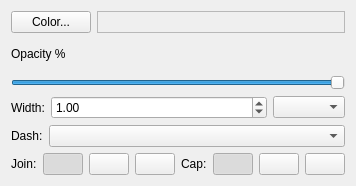
<?xml version="1.0" encoding="UTF-8"?>
<ui version="4.0">
 <class>BasicStrokeWidgetForm</class>
 <widget class="QWidget" name="BasicStrokeWidgetForm">
  <property name="geometry">
   <rect>
    <x>0</x>
    <y>0</y>
    <width>318</width>
    <height>186</height>
   </rect>
  </property>
  <property name="windowTitle">
   <string>Widget</string>
  </property>
  <layout class="QGridLayout" name="gridLayout_13">
   <item row="0" column="0">
    <layout class="QGridLayout" name="gridLayout_12">
     <item row="0" column="0">
      <layout class="QGridLayout" name="gridLayout_10">
       <item row="0" column="0">
        <layout class="QGridLayout" name="gridLayout_9">
         <item row="0" column="0">
          <widget class="QPushButton" name="m_strokeColorPushButton">
           <property name="text">
            <string>Color...</string>
           </property>
          </widget>
         </item>
         <item row="0" column="1">
          <widget class="QLabel" name="m_strokeColorLabel">
           <property name="sizePolicy">
            <sizepolicy hsizetype="Expanding" vsizetype="Preferred">
             <horstretch>0</horstretch>
             <verstretch>0</verstretch>
            </sizepolicy>
           </property>
           <property name="autoFillBackground">
            <bool>true</bool>
           </property>
           <property name="frameShape">
            <enum>QFrame::StyledPanel</enum>
           </property>
           <property name="text">
            <string/>
           </property>
          </widget>
         </item>
        </layout>
       </item>
       <item row="1" column="0">
        <layout class="QGridLayout" name="gridLayout_7">
         <item row="0" column="0">
          <widget class="QLabel" name="m_strokeOpacityLabel">
           <property name="text">
            <string>Opacity %</string>
           </property>
          </widget>
         </item>
         <item row="1" column="0">
          <widget class="QSlider" name="m_strokeOpacitySlider">
           <property name="maximum">
            <number>100</number>
           </property>
           <property name="singleStep">
            <number>10</number>
           </property>
           <property name="pageStep">
            <number>10</number>
           </property>
           <property name="value">
            <number>100</number>
           </property>
           <property name="orientation">
            <enum>Qt::Horizontal</enum>
           </property>
           <property name="tickPosition">
            <enum>QSlider::NoTicks</enum>
           </property>
          </widget>
         </item>
        </layout>
       </item>
       <item row="2" column="0">
        <layout class="QGridLayout" name="gridLayout_6">
         <item row="0" column="0">
          <widget class="QLabel" name="m_strokeWidthLabel">
           <property name="text">
            <string>Width:</string>
           </property>
          </widget>
         </item>
         <item row="0" column="1">
          <widget class="QDoubleSpinBox" name="m_strokeWidthDoubleSpinBox">
           <property name="sizePolicy">
            <sizepolicy hsizetype="Expanding" vsizetype="Fixed">
             <horstretch>0</horstretch>
             <verstretch>0</verstretch>
            </sizepolicy>
           </property>
           <property name="value">
            <double>1.000000000000000</double>
           </property>
          </widget>
         </item>
         <item row="0" column="2">
          <widget class="QComboBox" name="m_strokeUomComboBox"/>
         </item>
        </layout>
       </item>
       <item row="3" column="0">
        <layout class="QGridLayout" name="gridLayout_5">
         <item row="0" column="0">
          <widget class="QLabel" name="m_strokeDashLabel">
           <property name="text">
            <string>Dash:</string>
           </property>
          </widget>
         </item>
         <item row="0" column="1">
          <widget class="QComboBox" name="m_strokeDashComboBox">
           <property name="sizePolicy">
            <sizepolicy hsizetype="Expanding" vsizetype="Fixed">
             <horstretch>0</horstretch>
             <verstretch>0</verstretch>
            </sizepolicy>
           </property>
          </widget>
         </item>
        </layout>
       </item>
      </layout>
     </item>
     <item row="1" column="0">
      <layout class="QGridLayout" name="gridLayout_11">
       <item row="0" column="0">
        <layout class="QGridLayout" name="gridLayout_8">
         <item row="0" column="0">
          <layout class="QGridLayout" name="gridLayout_3">
           <item row="0" column="0">
            <widget class="QLabel" name="m_strokeJoinStyleLabel">
             <property name="text">
              <string>Join:</string>
             </property>
            </widget>
           </item>
           <item row="0" column="1">
            <layout class="QGridLayout" name="gridLayout_2">
             <item row="0" column="0">
              <widget class="QPushButton" name="m_miterJoinPushButton">
               <property name="text">
                <string/>
               </property>
               <property name="iconSize">
                <size>
                 <width>24</width>
                 <height>24</height>
                </size>
               </property>
               <property name="checkable">
                <bool>true</bool>
               </property>
               <property name="checked">
                <bool>true</bool>
               </property>
               <property name="autoExclusive">
                <bool>true</bool>
               </property>
              </widget>
             </item>
             <item row="0" column="1">
              <widget class="QPushButton" name="m_roundJoinPushButton">
               <property name="text">
                <string/>
               </property>
               <property name="iconSize">
                <size>
                 <width>24</width>
                 <height>24</height>
                </size>
               </property>
               <property name="checkable">
                <bool>true</bool>
               </property>
               <property name="autoExclusive">
                <bool>true</bool>
               </property>
              </widget>
             </item>
             <item row="0" column="2">
              <widget class="QPushButton" name="m_bevelJoinPushButton">
               <property name="text">
                <string/>
               </property>
               <property name="iconSize">
                <size>
                 <width>24</width>
                 <height>24</height>
                </size>
               </property>
               <property name="checkable">
                <bool>true</bool>
               </property>
              </widget>
             </item>
            </layout>
           </item>
          </layout>
         </item>
         <item row="0" column="1">
          <layout class="QGridLayout" name="gridLayout_4">
           <item row="0" column="0">
            <widget class="QLabel" name="m_strokeCapStyleLabel">
             <property name="text">
              <string>Cap:</string>
             </property>
            </widget>
           </item>
           <item row="0" column="1">
            <layout class="QGridLayout" name="gridLayout">
             <item row="0" column="0">
              <widget class="QPushButton" name="m_buttCapPushButton">
               <property name="text">
                <string/>
               </property>
               <property name="iconSize">
                <size>
                 <width>24</width>
                 <height>24</height>
                </size>
               </property>
               <property name="checkable">
                <bool>true</bool>
               </property>
               <property name="checked">
                <bool>true</bool>
               </property>
              </widget>
             </item>
             <item row="0" column="1">
              <widget class="QPushButton" name="m_roundCapPushButton">
               <property name="text">
                <string/>
               </property>
               <property name="iconSize">
                <size>
                 <width>24</width>
                 <height>24</height>
                </size>
               </property>
               <property name="checkable">
                <bool>true</bool>
               </property>
              </widget>
             </item>
             <item row="0" column="2">
              <widget class="QPushButton" name="m_squareCapPushButton">
               <property name="text">
                <string/>
               </property>
               <property name="iconSize">
                <size>
                 <width>24</width>
                 <height>24</height>
                </size>
               </property>
               <property name="checkable">
                <bool>true</bool>
               </property>
               <property name="checked">
                <bool>false</bool>
               </property>
              </widget>
             </item>
            </layout>
           </item>
          </layout>
         </item>
        </layout>
       </item>
       <item row="0" column="1">
        <spacer name="horizontalSpacer">
         <property name="orientation">
          <enum>Qt::Horizontal</enum>
         </property>
         <property name="sizeHint" stdset="0">
          <size>
           <width>40</width>
           <height>20</height>
          </size>
         </property>
        </spacer>
       </item>
      </layout>
     </item>
    </layout>
   </item>
  </layout>
 </widget>
 <tabstops>
  <tabstop>m_strokeColorPushButton</tabstop>
  <tabstop>m_strokeOpacitySlider</tabstop>
  <tabstop>m_strokeWidthDoubleSpinBox</tabstop>
  <tabstop>m_strokeUomComboBox</tabstop>
  <tabstop>m_strokeDashComboBox</tabstop>
  <tabstop>m_miterJoinPushButton</tabstop>
  <tabstop>m_roundJoinPushButton</tabstop>
  <tabstop>m_bevelJoinPushButton</tabstop>
  <tabstop>m_buttCapPushButton</tabstop>
  <tabstop>m_roundCapPushButton</tabstop>
  <tabstop>m_squareCapPushButton</tabstop>
 </tabstops>
 <resources/>
 <connections/>
</ui>
